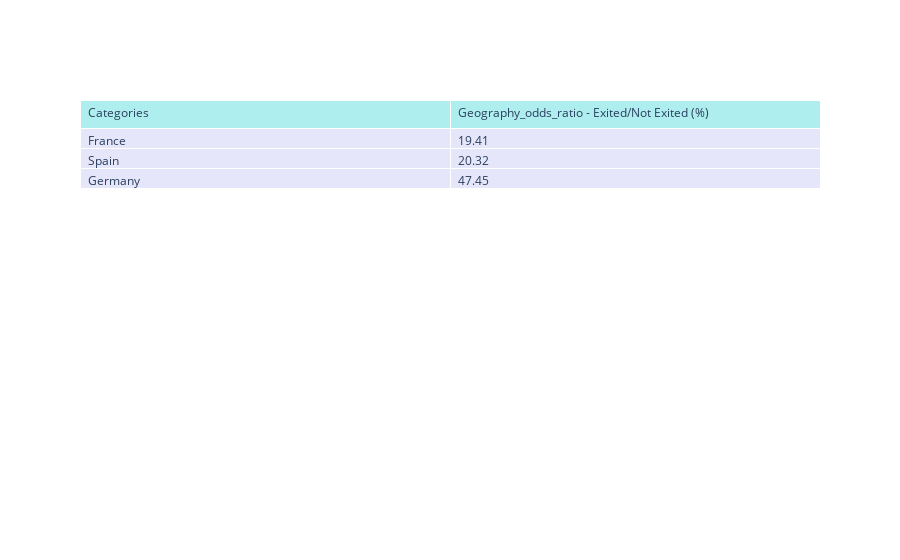
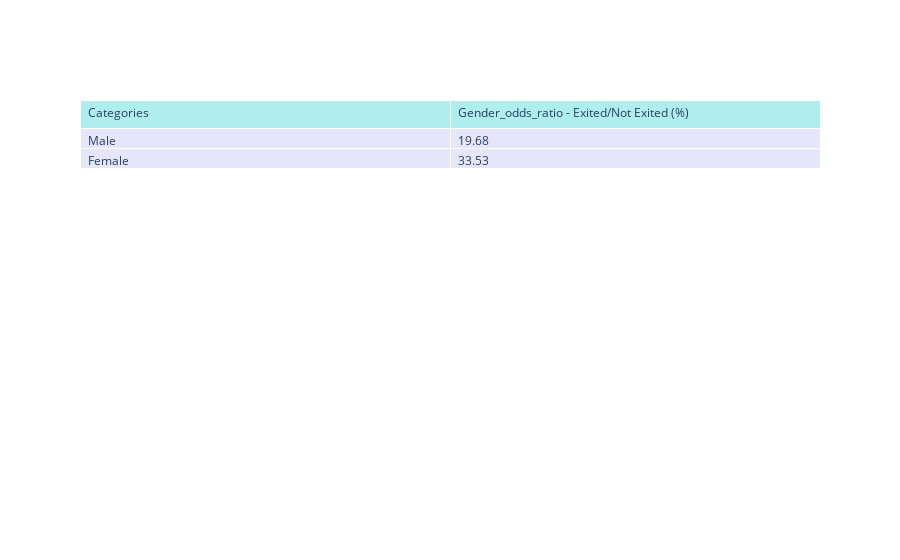
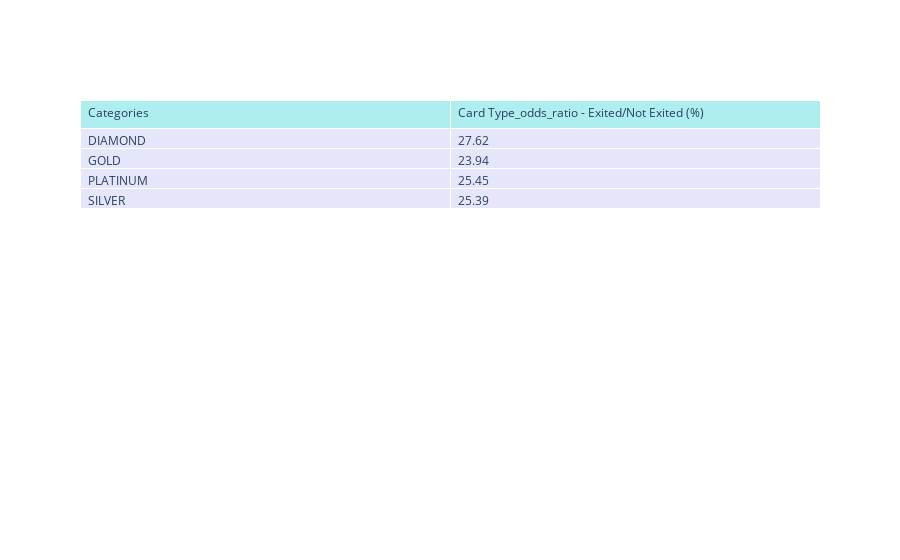
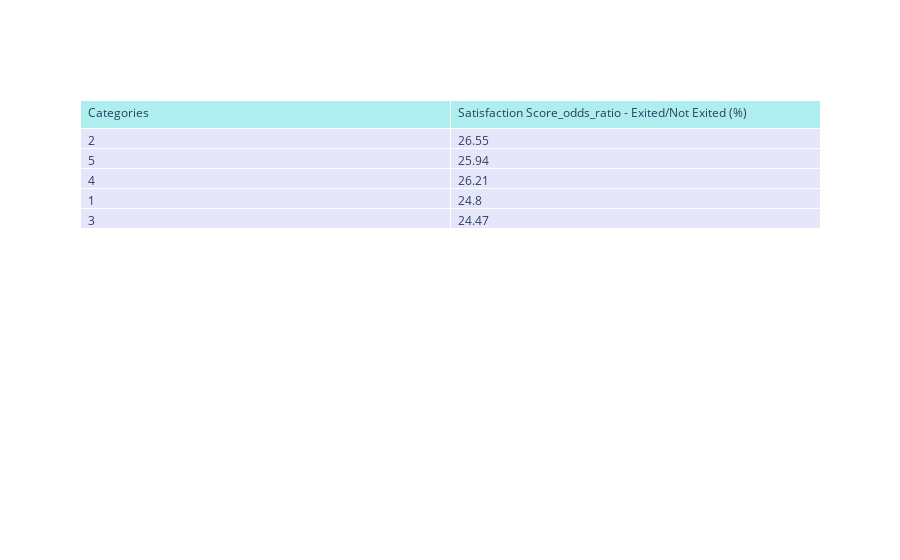

Source (notebook cell) for these figures, in order:
### Code cell
# Variabel target vs prediktor kategori

df_train = pd.concat([X_train, y_train],axis=1)


for col in cat_feats:
    if col in df_train.columns:
        plt.figure(figsize=(12,5))
        if len(X_train[col].unique()) < 4:
            sns.histplot(binwidth=0.5, x=col, hue=y_train, data=X_train, stat="count", multiple="stack", bins=10)
        else:
            sns.histplot(binwidth=0.5, y=col, hue=y_train, data=X_train, stat="count", multiple="stack", bins=10)
        plt.title(f"""Distribution of {col} vs Exited """, fontdict={'fontsize':22})
        plt.show()

        print('Overall frequency: ')
        display(X_train[col].value_counts(normalize=True))

        print()

        unique_values = df_train[col].unique()
        odds_dict = {}
        for unique_val in unique_values:
            is_claimed_vals = len(df_train.loc[(df_train['Exited']==1) & (df_train[col]==unique_val)])
            is_not_claimed_vals = len(df_train.loc[(df_train['Exited']==0) & (df_train[col]==unique_val)])
            odds_dict[unique_val] = round(is_claimed_vals/(is_not_claimed_vals+0.000001)*100, 2)

        odds_df = pd.Series(odds_dict, name=f'{col}_odds_ratio - Exited/Not Exited (%)').reset_index() \
            .rename(columns={'index':'Categories'})

        fig = go.Figure(data=[go.Table(
            header=dict(values=list(odds_df.columns),
                        fill_color='paleturquoise',
                        align='left'),
            cells=dict(values=[odds_df[val] for val in odds_df.columns],
                       fill_color='lavender',
                       align='left'))
        ])
        fig.update_layout(
            autosize=False)
        fig.show()

        print('*'*50)

### Figure 1 — Plotly figure (JSON) as saved in the notebook; plotly's stock layout.template omitted (floating-point values rounded to 4 significant figures)
{"data": [{"cells": {"align": "left", "fill": {"color": "lavender"}, "values": [["France", "Spain", "Germany"], [19.41, 20.32, 47.45]]}, "header": {"align": "left", "fill": {"color": "paleturquoise"}, "values": ["Categories", "Geography_odds_ratio - Exited/Not Exited (%)"]}, "type": "table"}], "layout": {"autosize": false}}

### Figure 2 — Plotly figure (JSON) as saved in the notebook; plotly's stock layout.template omitted (floating-point values rounded to 4 significant figures)
{"data": [{"cells": {"align": "left", "fill": {"color": "lavender"}, "values": [["Male", "Female"], [19.68, 33.53]]}, "header": {"align": "left", "fill": {"color": "paleturquoise"}, "values": ["Categories", "Gender_odds_ratio - Exited/Not Exited (%)"]}, "type": "table"}], "layout": {"autosize": false}}

### Figure 3 — Plotly figure (JSON) as saved in the notebook; plotly's stock layout.template omitted (floating-point values rounded to 4 significant figures)
{"data": [{"cells": {"align": "left", "fill": {"color": "lavender"}, "values": [["DIAMOND", "GOLD", "PLATINUM", "SILVER"], [27.62, 23.94, 25.45, 25.39]]}, "header": {"align": "left", "fill": {"color": "paleturquoise"}, "values": ["Categories", "Card Type_odds_ratio - Exited/Not Exited (%)"]}, "type": "table"}], "layout": {"autosize": false}}

### Figure 4 — Plotly figure (JSON) as saved in the notebook; plotly's stock layout.template omitted (floating-point values rounded to 4 significant figures)
{"data": [{"cells": {"align": "left", "fill": {"color": "lavender"}, "values": [[2, 5, 4, 1, 3], [26.55, 25.94, 26.21, 24.8, 24.47]]}, "header": {"align": "left", "fill": {"color": "paleturquoise"}, "values": ["Categories", "Satisfaction Score_odds_ratio - Exited/Not Exited (%)"]}, "type": "table"}], "layout": {"autosize": false}}
